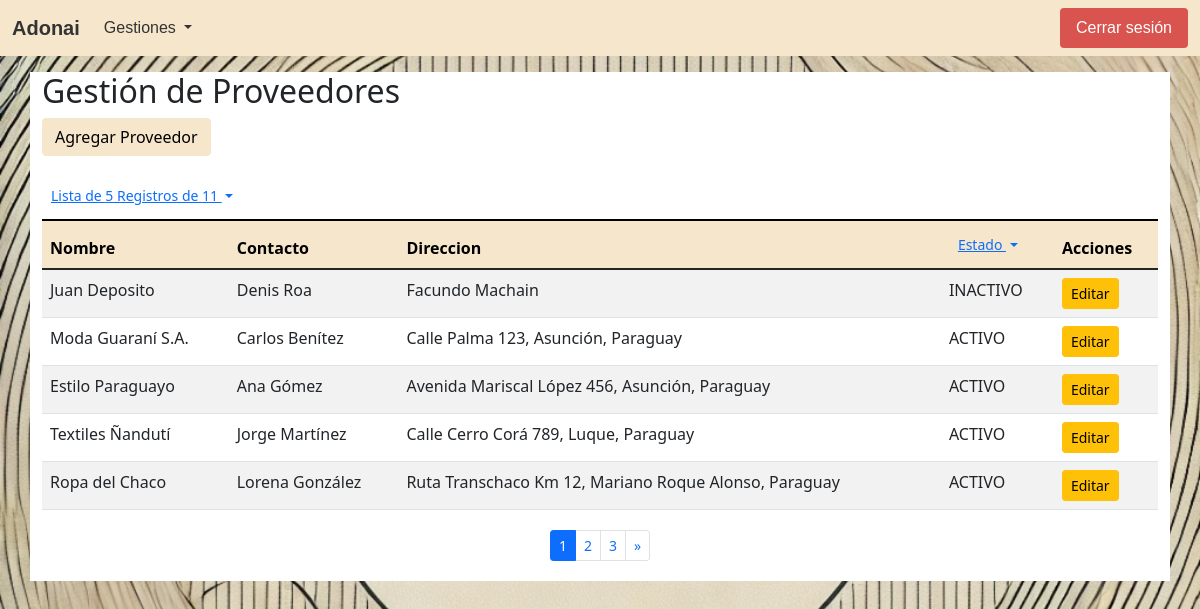
Page /gestion_proveedores.php (signed in) on the committed database.
### tables this page shows
CREATE TABLE IF NOT EXISTS `proveedores` (
  `id_proveedor` int(11) NOT NULL AUTO_INCREMENT,
  `nombre` varchar(100) NOT NULL,
  `contacto` varchar(100) NOT NULL,
  `direccion` text,
  `estado` enum('ACTIVO','INACTIVO') DEFAULT 'ACTIVO',
  `fch_estado` datetime DEFAULT NULL,
  `creado_en` datetime DEFAULT NULL,
  `actualizado_en` datetime DEFAULT NULL,
  PRIMARY KEY (`id_proveedor`)
);

### procesos/Proveedores.php (called while the page is built, shortened)
<?php
class Proveedores
{
    private $dbConnect = null;
    public function __construct()
    {
        $Conexion = new Conexion();
        $this->dbConnect = $Conexion->conectar();
    }
    public function getTotalItemsProveedores($estado = 'TODO')
    {
        $total_registros  = 1;
        $conn = $this->dbConnect;
        $sql = "SELECT COUNT(*) total_registros FROM proveedores";
        if ($estado == 'TODO') {
            $sql = "$sql where estado in ('ACTIVO', 'INACTIVO', ?)";
        } else {
            $sql = "$sql where estado = ?";
        }
        $stmt = $conn->prepare($sql);
        $result = $stmt->bind_param("s", $estado);
        $result = $stmt->execute();
        $result = $stmt->get_result();
        if ($result->num_rows > 0) {
            $row = $result->fetch_assoc();
            $total_registros = $row['total_registros'];
        }
        return $total_registros;
    }
    public function getProveedores($estado = 'TODO', $page = 1, $num_results_on_page = 5)
    {
        $calc_page = ($page - 1) * $num_results_on_page;
        $conn = $this->dbConnect;
        $sql = "SELECT * FROM proveedores";
        if ($estado == 'TODO') {
            $sql = "$sql where estado in ('ACTIVO', 'INACTIVO', ?) ORDER BY id_proveedor LIMIT ?,?";
        } else {
            $sql = "$sql where estado = ? ORDER BY id_proveedor LIMIT ?,?";
        }
        $stmt = $conn->prepare($sql);
        $result = $stmt->bind_param("sii", $estado, $calc_page, $num_results_on_page);
        $result = $stmt->execute();
        $result = $stmt->get_result();
        return $result;
    }
}

### procesos/Ventanas.php (called while the page is built, shortened)
<?php
class Ventanas
{
    private $dbConnect = null;
    public function __construct()
    {
        $Conexion = new Conexion();
        $this->dbConnect = $Conexion->conectar();
    }
    public function getVentanasPorRolGrupo($id_rol, $grupo)
    {
        $conn = $this->dbConnect;
        $sql = "SELECT distinct vent.id_ventana, vent.descripcion FROM ventanas vent, rol_ventanas rove where rove.id_ventana=vent.id_ventana and vent.estado='ACTIVO' and rove.estado='ACTIVO' and rove.id_rol = ? and vent.grupo = ?";
        $stmt = $conn->prepare($sql);
        $stmt->bind_param("is", $id_rol, $grupo);
        $result = $stmt->execute();
        $result = $stmt->get_result();
        return $result;
    }
    public function getGruposVentanasPorRol($id_rol)
    {
        $conn = $this->dbConnect;
        $sql = "SELECT distinct vent.grupo FROM ventanas vent, rol_ventanas rove where rove.id_ventana=vent.id_ventana and vent.estado='ACTIVO' and rove.estado='ACTIVO' and rove.id_rol = ?";
        $stmt = $conn->prepare($sql);
        $stmt->bind_param("i", $id_rol);
        $result = $stmt->execute();
        $result = $stmt->get_result();
        return $result;
    }
}

### gestion_proveedores.php (the view, shortened to what this page needs)
<?php
include_once 'procesos/Proveedores.php';
$Proveedores = new Proveedores();
if ($_SERVER['REQUEST_METHOD'] == 'GET') {
    $num_results_on_page = isset($_GET['nrop']) && is_numeric($_GET['nrop']) ? $_GET['nrop'] : 5;
    $page = isset($_GET['pn']) && is_numeric($_GET['pn']) ? $_GET['pn'] : 1;
    $estado = isset($_GET['e']) && is_string($_GET['e']) ? $_GET['e'] : 'TODO';
    $total_pages = $Proveedores->getTotalItemsProveedores($estado);
    if (isset($_GET["id_proveedor"]) && $_GET["id_proveedor"] >= 0) {
        $result = $Proveedores->getProveedor($_GET["id_proveedor"]);
    } else {
        $result = $Proveedores->getProveedores($estado, $page, $num_results_on_page);
    }
} else if ($_SERVER['REQUEST_METHOD'] == 'POST') {
    if (isset($_POST["id_proveedor"]) && $_POST["id_proveedor"] >= 0) {
        $resultado = $Proveedores->updateProveedor($_POST);
        if ($resultado > 0) {
            header("Location: gestion_proveedores.php");
        } else {
            echo "Error al guardar el proveedor.";
            $result = $Proveedores->getProveedor($_POST["id_proveedor"]);
        }
    } else {
        $resultado = $Proveedores->insertProveedor($_POST);
        if ($resultado > 0) {
            header("Location: gestion_proveedores.php");
        } else {
            echo "Error al guardar el proveedor.";
            $result = $Proveedores->getProveedores();
        }
    }
};
?>
<!DOCTYPE html>
<html lang="es">
<head>
    <link href="https://cdn.jsdelivr.net/npm/bootstrap@5.1.3/dist/css/bootstrap.min.css" rel="stylesheet">
</head>
<body class="container-index">
    <?php
    include_once("navbar.php")
    ?>
    <div class="container bg-white mt-3">
        <h2>Gestión de Proveedores</h2>
        <a href="#" class="btn btn-principal mb-3" data-bs-toggle="modal" data-bs-target="#addProveedorModal">Agregar Proveedor</a>
        <table class="table table-striped table-responsive caption-top">
            <caption>
                <div class="btn-group">
                    <button class="btn btn-link btn-sm dropdown-toggle" type="button" id="EstadoDropdown" data-bs-toggle="dropdown" data-bs-auto-close="true" aria-expanded="false">
                        Lista de <?php echo $num_results_on_page ?> Registros de <?php echo $total_pages ?>
                    </button>
                </div>
            </caption>
            <thead class="table-principal">
                <tr>
                    <th>Nombre</th>
                    <th>Contacto</th>
                    <th>Direccion</th>
                    <th>
                        <div class="btn-group">
                            <button class="btn btn-link btn-sm dropdown-toggle" type="button" id="EstadoDropdown" data-bs-toggle="dropdown" data-bs-auto-close="true" aria-expanded="false">
                                Estado
                            </button>
                        </div>
                    </th>
                    <th>Acciones</th>
                </tr>
            </thead>
            <tbody>
                <?php while ($proveedor = $result->fetch_assoc()): ?>
                    <tr>
                        <td><?php echo $proveedor['nombre']; ?></td>
                        <td><?php echo $proveedor['contacto']; ?></td>
                        <td><?php echo $proveedor['direccion']; ?></td>
                        <td><?php echo $proveedor['estado']; ?></td>
                        <td>
                            <a href="#" class="btn btn-warning btn-sm" data-bs-toggle="modal" data-bs-target="#updProveedorModal" onclick="loadData(<?php echo htmlspecialchars(json_encode($proveedor)); ?>)">Editar</a>
                        </td>
                    </tr>
                <?php endwhile; ?>
            </tbody>
        </table>
        <?php if (ceil($total_pages / $num_results_on_page) > 0): ?>
            <nav aria-label="Navegación de la página" class="py-1">
                <ul class="pagination pagination-sm justify-content-center">
                    <li class="page-item active">
                        <span class="page-link"><?php echo $page ?></span>
                    </li>
                    <?php if ($page + 1 < ceil($total_pages / $num_results_on_page) + 1): ?>
                        <li class="page-item">
                            <a class="page-link" href="gestion_proveedores.php?<?php if ($estado != "TODO"): echo "e=$estado&";
                                                                                endif; ?>pn=<?php echo $page + 1 ?>&nrop=<?php echo $num_results_on_page ?>"><?php echo $page + 1 ?></a>
                        </li>
                    <?php endif; ?>
                    <?php if ($page + 2 < ceil($total_pages / $num_results_on_page) + 1): ?>
                        <li class="page-item">
                            <a class="page-link" href="gestion_proveedores.php?<?php if ($estado != "TODO"): echo "e=$estado&";
                                                                                endif; ?>pn=<?php echo $page + 2 ?>&nrop=<?php echo $num_results_on_page ?>"><?php echo $page + 2 ?></a>
                        </li>
                    <?php endif; ?>
                    <?php if ($page < ceil($total_pages / $num_results_on_page)): ?>
                        <li class="page-item">
                            <a class="page-link" href="gestion_proveedores.php?<?php if ($estado != "TODO"): echo "e=$estado&";
                                                                                endif; ?>pn=<?php echo $page + 1 ?>&nrop=<?php echo $num_results_on_page ?>"><span aria-hidden="true">&raquo;</span></a>
                        </li>
                    <?php endif; ?>
                </ul>
            </nav>
        <?php endif; ?>
    </div>
</body>
</html>

### assets/css/style-principal.css (style rules this page uses)
.table-principal { --bs-table-bg: #f5e6cc; --bs-table-striped-bg: #e9dbc2; --bs-table-striped-color: #000; --bs-table-active-bg: #ddcfb8; --bs-table-active-color: #000; --bs-table-hover-bg: #e3d5bd; --bs-table-hover-color: #000; color: #000; border-color: #ddcfb8; }
.btn-principal { color: #000000; background-color: #f5e6cc; border-color: #f5e6cc; }

### gestion_proveedores.php (style rules this page uses)
.container-index { background: url(./assets/img/bsb-logo.webp) no-repeat center center fixed; -webkit-background-size: cover; -moz-background-size: cover; -o-background-size: cover; background-size: cover; height: 100vh; }

### rows in the picture
proveedores: nombre "Juan Deposito", contacto "Denis Roa", direccion "Facundo Machain", estado "INACTIVO"
proveedores: nombre "Moda Guaraní S.A.", contacto "Carlos Benítez", direccion "Calle Palma 123, Asunción, Paraguay", estado "ACTIVO"
proveedores: nombre "Estilo Paraguayo", contacto "Ana Gómez", direccion "Avenida Mariscal López 456, Asunción, Paraguay", estado "ACTIVO"
proveedores: nombre "Textiles Ñandutí", contacto "Jorge Martínez", direccion "Calle Cerro Corá 789, Luque, Paraguay", estado "ACTIVO"
proveedores: nombre "Ropa del Chaco", contacto "Lorena González", direccion "Ruta Transchaco Km 12, Mariano Roque Alonso, Paraguay", estado "ACTIVO"

### other values in the picture
$grupoVentana['grupo'] "Gestiones"
$num_results_on_page "5"
$total_pages "11"
$page "1"
$page + 1 "2"
$page + 2 "3"
